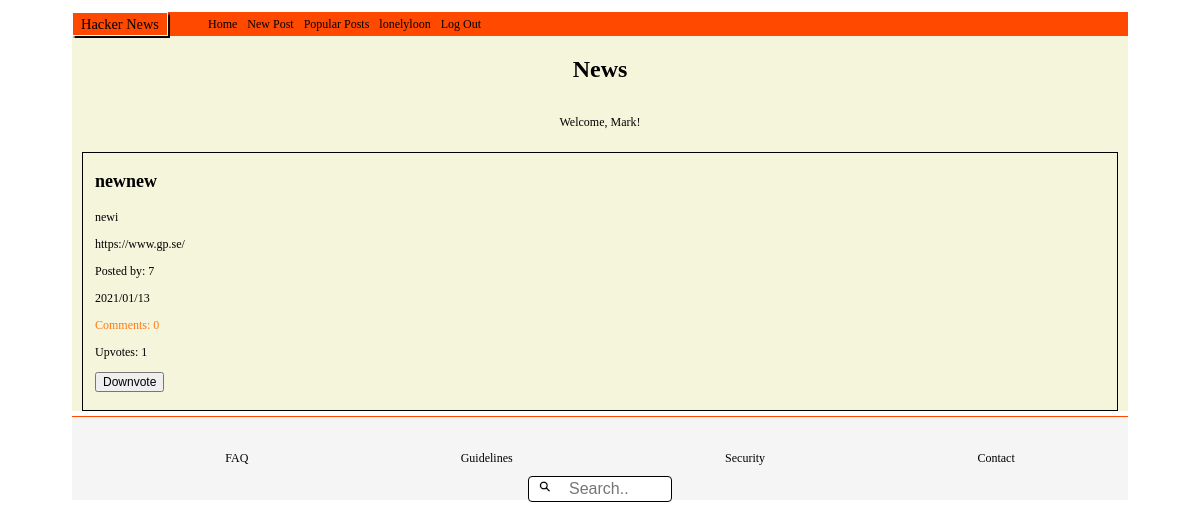
/index.php (signed in), run on the app's committed database.
### tables this page shows
CREATE TABLE Posts (
	id integer PRIMARY KEY AUTOINCREMENT,
	title string,
	description string,
	post_url varchar,
	post_date datetime,
	user_id varchar,
	user_username varchar
);

### web/config.php (called while the page is built, shortened)
<?php
return [
    'title' => 'News',
    'database_path' => sprintf('sqlite:%s/database/hackernews.db', __DIR__),
];

### web/autoload.php (called while the page is built, shortened)
<?php
$config = require __DIR__ . '/config.php';

### web/functions/postsFunction.php (called while the page is built, shortened)
<?php
function fetchAllPosts($pdo)
{
    $statement = $pdo->prepare("SELECT * FROM Posts ORDER BY Posts.post_date DESC");
    $statement->execute();
    $fetchPosts = $statement->fetchAll(PDO::FETCH_ASSOC);
    return $fetchPosts;
}

### web/functions/commentsFunction.php (called while the page is built, shortened)
<?php
function countComments($pdo, $postId)
{
    $statement = $pdo->prepare('SELECT COUNT(*) FROM Comments WHERE post_id = :postId');
    $statement->bindParam(':postId', $postId, PDO::PARAM_INT);
    $statement->execute();
    $comments = $statement->fetch(PDO::FETCH_ASSOC);
    return $comments['COUNT(*)'];
}

### web/functions/upvoteFunctions.php (called while the page is built, shortened)
<?php
function countUpvotes($pdo, $postId)
{
    $statement = $pdo->prepare('SELECT COUNT(*) FROM Likes WHERE post_id = :postId');
    $statement->bindParam(':postId', $postId, PDO::PARAM_INT);
    $statement->execute();
    $upvotes = $statement->fetch(PDO::FETCH_ASSOC);
    return $upvotes['COUNT(*)'];
}
function upvoteUser($pdo, $postId, $userId)
{
    $statement = $pdo->prepare('SELECT * FROM Likes WHERE post_id = :postId AND user_id = :userId;');
    $statement->bindParam(':postId', $postId);
    $statement->bindParam(':userId', $userId);
    $statement->execute();
    $upvoteUser = $statement->fetch(PDO::FETCH_ASSOC);
    return $upvoteUser;
}

### index.php (the view, shortened to what this page needs)
<?php require __DIR__ . '/homepage/header.php'; ?>
<?php require __DIR__ . '/homepage/navbar.php'; ?>
<?php
if (isset($_SESSION['user'])) : ?>
    <section class="index_page">
        <div class="greeting_user_container">
            <h1 class="index_title"><?php echo $config['title']; ?></h1>
            <p> Welcome, <?php echo $_SESSION['user']['first_name']; ?>!</p>
        </div>
        <?php $fetchPost = fetchAllPosts($pdo);
        foreach ($fetchPost as $post) : ?>
            <?php $postId = $post['id'];  ?>
            <?php $userId = $_SESSION['user']['id'];  ?>
            <?php $countComments = countComments($pdo, $postId); ?>
            <?php $countUpvotes = countUpvotes($pdo, $postId); ?>
            <div class="news_feed">
                <h3 class="index_post_title"> <?php echo $post['title']; ?> </h3>
                <p> <?php echo $post['description']; ?> </p>
                <a href="<?php echo $post['post_url'] ?> "> <?php echo $post['post_url']; ?> </a>
                <p> Posted by: <?php echo $post['user_id']; ?> </p>
                <p> <?php echo $post['post_date']; ?> </p>
                <div class="upvotes_comments">
                    <a class="index_comments" href="comments.php?id= <?php echo $post['id']; ?> "> Comments: <?php echo $countComments; ?> </a>
                </div>
                <div>
                    <form action="web/post/upvote.php" method="post">
                        <p class="index_upvotes">Upvotes: <?php echo $countUpvotes; ?></p>
                        <?php $upvoteUser = upvoteUser($pdo, $postId, $userId) ?>
                        <?php if (is_array($upvoteUser)) : ?>
                            <button class="downvote_button" type="submit">Downvote</button>
                        <?php else : ?>
                            <input type="hidden" name="id" id="id" value="<?php echo $post['id'] ?>">
                            <button class="upvote_button" type="submit">Upvote</button>
                        <?php endif; ?>
                    </form>
                </div>
            </div>
        <?php endforeach; ?>
    <?php else : ?>
        <div class="welcome_container">
            <h1>Welcome, please sign in.</h1>
        </div>
    <?php endif; ?>
    </section>
    <?php require __DIR__ . '/homepage/footer.php'; ?>

### css assests/index.css (style rules this page uses)
* { box-sizing: border-box; font-size: 12px; }
body { height: 100vh; margin: 0; padding-top: 1rem; padding-left: 6rem; padding-right: 6rem; }
.index_page { background-color: beige; }
.greeting_user_container { display: flex; flex-direction: column; background-color: #ffffff; background-color: beige; justify-content: center; align-items: center; }
.news_feed { margin: 10px; margin-bottom: 5px; min-height: 15vh; padding-bottom: 1.5rem; padding-left: 1rem; border: solid 1px black; }
.index_title { font-size: 2rem; }
.index_comments { text-decoration: none; color: rgb(255, 122, 13); }
.index_post_title { font-size: 1.5rem; }

### css assests/navBar.css (style rules this page uses)
a { text-decoration: none; color: black; }

### data on the page
posts: title "newnew", description "newi", post_url "https://www.gp.se/", user "7", post_date "2021/01/13", countComments "0", countUpvotes "1"

### other printed values
$_SESSION['user']['username'] "lonelyloon"
$config['title'] "News"
$_SESSION['user']['first_name'] "Mark"
